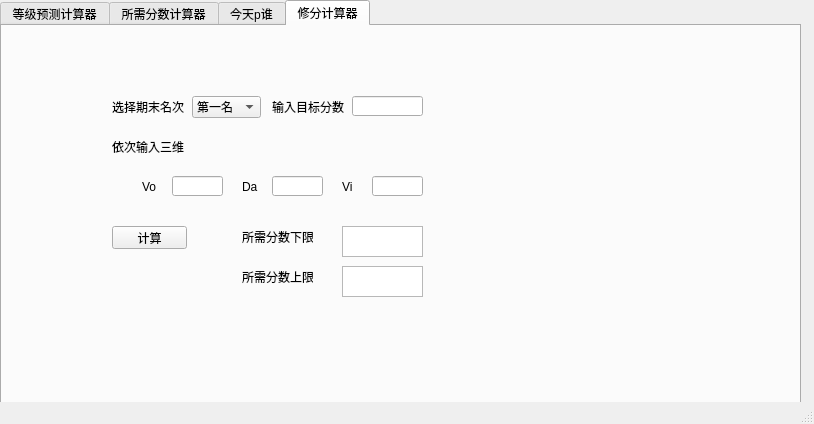
<?xml version="1.0" encoding="UTF-8"?>
<ui version="4.0">
 <class>MainWindow</class>
 <widget class="QMainWindow" name="MainWindow">
  <property name="geometry">
   <rect>
    <x>0</x>
    <y>0</y>
    <width>814</width>
    <height>424</height>
   </rect>
  </property>
  <property name="windowTitle">
   <string>MainWindow</string>
  </property>
  <widget class="QWidget" name="centralwidget">
   <widget class="QTabWidget" name="tabWidget">
    <property name="geometry">
     <rect>
      <x>0</x>
      <y>0</y>
      <width>801</width>
      <height>571</height>
     </rect>
    </property>
    <property name="currentIndex">
     <number>3</number>
    </property>
    <widget class="QWidget" name="tab_1">
     <attribute name="title">
      <string>等级预测计算器</string>
     </attribute>
     <widget class="QComboBox" name="comboBox">
      <property name="geometry">
       <rect>
        <x>190</x>
        <y>70</y>
        <width>69</width>
        <height>22</height>
       </rect>
      </property>
      <item>
       <property name="text">
        <string>第一名</string>
       </property>
      </item>
      <item>
       <property name="text">
        <string>第二名</string>
       </property>
      </item>
      <item>
       <property name="text">
        <string>第三名</string>
       </property>
      </item>
      <item>
       <property name="text">
        <string>未进入前三</string>
       </property>
      </item>
     </widget>
     <widget class="QLabel" name="label_5">
      <property name="geometry">
       <rect>
        <x>240</x>
        <y>150</y>
        <width>21</width>
        <height>21</height>
       </rect>
      </property>
      <property name="text">
       <string>Da</string>
      </property>
      <property name="buddy">
       <cstring>lineEdit_3</cstring>
      </property>
     </widget>
     <widget class="QLabel" name="label_8">
      <property name="geometry">
       <rect>
        <x>220</x>
        <y>240</y>
        <width>71</width>
        <height>21</height>
       </rect>
      </property>
      <property name="text">
       <string>预测等级</string>
      </property>
      <property name="buddy">
       <cstring>textBrowser_2</cstring>
      </property>
     </widget>
     <widget class="QLabel" name="label_2">
      <property name="geometry">
       <rect>
        <x>270</x>
        <y>70</y>
        <width>81</width>
        <height>21</height>
       </rect>
      </property>
      <property name="text">
       <string>输入期末分数</string>
      </property>
      <property name="buddy">
       <cstring>lineEdit</cstring>
      </property>
     </widget>
     <widget class="QPushButton" name="pushButton">
      <property name="geometry">
       <rect>
        <x>110</x>
        <y>200</y>
        <width>75</width>
        <height>23</height>
       </rect>
      </property>
      <property name="text">
       <string>计算</string>
      </property>
     </widget>
     <widget class="QLabel" name="label_4">
      <property name="geometry">
       <rect>
        <x>140</x>
        <y>150</y>
        <width>21</width>
        <height>21</height>
       </rect>
      </property>
      <property name="text">
       <string>Vo</string>
      </property>
      <property name="buddy">
       <cstring>lineEdit_2</cstring>
      </property>
     </widget>
     <widget class="QLabel" name="label_7">
      <property name="geometry">
       <rect>
        <x>220</x>
        <y>200</y>
        <width>71</width>
        <height>21</height>
       </rect>
      </property>
      <property name="text">
       <string>预测分数</string>
      </property>
      <property name="buddy">
       <cstring>textBrowser</cstring>
      </property>
     </widget>
     <widget class="QLabel" name="label_3">
      <property name="geometry">
       <rect>
        <x>110</x>
        <y>110</y>
        <width>81</width>
        <height>21</height>
       </rect>
      </property>
      <property name="text">
       <string>依次输入三维</string>
      </property>
     </widget>
     <widget class="QLabel" name="label_6">
      <property name="geometry">
       <rect>
        <x>340</x>
        <y>150</y>
        <width>21</width>
        <height>21</height>
       </rect>
      </property>
      <property name="text">
       <string>Vi</string>
      </property>
      <property name="buddy">
       <cstring>lineEdit_4</cstring>
      </property>
     </widget>
     <widget class="QLabel" name="label">
      <property name="geometry">
       <rect>
        <x>110</x>
        <y>70</y>
        <width>81</width>
        <height>21</height>
       </rect>
      </property>
      <property name="text">
       <string>选择期末名次</string>
      </property>
      <property name="buddy">
       <cstring>comboBox</cstring>
      </property>
     </widget>
     <widget class="QLineEdit" name="lineEdit">
      <property name="geometry">
       <rect>
        <x>350</x>
        <y>70</y>
        <width>71</width>
        <height>20</height>
       </rect>
      </property>
     </widget>
     <widget class="QLineEdit" name="lineEdit_2">
      <property name="geometry">
       <rect>
        <x>170</x>
        <y>150</y>
        <width>51</width>
        <height>20</height>
       </rect>
      </property>
     </widget>
     <widget class="QLineEdit" name="lineEdit_3">
      <property name="geometry">
       <rect>
        <x>270</x>
        <y>150</y>
        <width>51</width>
        <height>20</height>
       </rect>
      </property>
     </widget>
     <widget class="QLineEdit" name="lineEdit_4">
      <property name="geometry">
       <rect>
        <x>370</x>
        <y>150</y>
        <width>51</width>
        <height>20</height>
       </rect>
      </property>
     </widget>
     <widget class="QTextBrowser" name="textBrowser">
      <property name="geometry">
       <rect>
        <x>280</x>
        <y>200</y>
        <width>141</width>
        <height>31</height>
       </rect>
      </property>
     </widget>
     <widget class="QTextBrowser" name="textBrowser_2">
      <property name="geometry">
       <rect>
        <x>280</x>
        <y>240</y>
        <width>141</width>
        <height>31</height>
       </rect>
      </property>
     </widget>
    </widget>
    <widget class="QWidget" name="tab_2">
     <attribute name="title">
      <string>所需分数计算器</string>
     </attribute>
     <widget class="QComboBox" name="comboBox_2">
      <property name="geometry">
       <rect>
        <x>190</x>
        <y>70</y>
        <width>69</width>
        <height>22</height>
       </rect>
      </property>
      <item>
       <property name="text">
        <string>C+</string>
       </property>
      </item>
      <item>
       <property name="text">
        <string>B</string>
       </property>
      </item>
      <item>
       <property name="text">
        <string>B+</string>
       </property>
      </item>
      <item>
       <property name="text">
        <string>A</string>
       </property>
      </item>
      <item>
       <property name="text">
        <string>A+</string>
       </property>
      </item>
      <item>
       <property name="text">
        <string>S</string>
       </property>
      </item>
     </widget>
     <widget class="QLabel" name="label_9">
      <property name="geometry">
       <rect>
        <x>110</x>
        <y>70</y>
        <width>81</width>
        <height>21</height>
       </rect>
      </property>
      <property name="text">
       <string>选择目标等级</string>
      </property>
      <property name="buddy">
       <cstring>comboBox_2</cstring>
      </property>
     </widget>
     <widget class="QLabel" name="label_10">
      <property name="geometry">
       <rect>
        <x>270</x>
        <y>70</y>
        <width>81</width>
        <height>21</height>
       </rect>
      </property>
      <property name="text">
       <string>选择预测名次</string>
      </property>
      <property name="buddy">
       <cstring>comboBox_3</cstring>
      </property>
     </widget>
     <widget class="QComboBox" name="comboBox_3">
      <property name="geometry">
       <rect>
        <x>350</x>
        <y>70</y>
        <width>69</width>
        <height>22</height>
       </rect>
      </property>
      <item>
       <property name="text">
        <string>第一名</string>
       </property>
      </item>
      <item>
       <property name="text">
        <string>第二名</string>
       </property>
      </item>
      <item>
       <property name="text">
        <string>第三名</string>
       </property>
      </item>
      <item>
       <property name="text">
        <string>未进入前三</string>
       </property>
      </item>
     </widget>
     <widget class="QLabel" name="label_11">
      <property name="geometry">
       <rect>
        <x>110</x>
        <y>110</y>
        <width>101</width>
        <height>21</height>
       </rect>
      </property>
      <property name="text">
       <string>依次输入当前三维</string>
      </property>
     </widget>
     <widget class="QLineEdit" name="lineEdit_5">
      <property name="geometry">
       <rect>
        <x>170</x>
        <y>150</y>
        <width>51</width>
        <height>20</height>
       </rect>
      </property>
      <property name="text">
       <string/>
      </property>
     </widget>
     <widget class="QLabel" name="label_12">
      <property name="geometry">
       <rect>
        <x>240</x>
        <y>150</y>
        <width>21</width>
        <height>21</height>
       </rect>
      </property>
      <property name="text">
       <string>Da</string>
      </property>
      <property name="buddy">
       <cstring>lineEdit_3</cstring>
      </property>
     </widget>
     <widget class="QLineEdit" name="lineEdit_6">
      <property name="geometry">
       <rect>
        <x>270</x>
        <y>150</y>
        <width>51</width>
        <height>20</height>
       </rect>
      </property>
      <property name="text">
       <string/>
      </property>
     </widget>
     <widget class="QLabel" name="label_13">
      <property name="geometry">
       <rect>
        <x>340</x>
        <y>150</y>
        <width>21</width>
        <height>21</height>
       </rect>
      </property>
      <property name="text">
       <string>Vi</string>
      </property>
      <property name="buddy">
       <cstring>lineEdit_4</cstring>
      </property>
     </widget>
     <widget class="QLabel" name="label_14">
      <property name="geometry">
       <rect>
        <x>140</x>
        <y>150</y>
        <width>21</width>
        <height>21</height>
       </rect>
      </property>
      <property name="text">
       <string>Vo</string>
      </property>
      <property name="buddy">
       <cstring>lineEdit_2</cstring>
      </property>
     </widget>
     <widget class="QLineEdit" name="lineEdit_7">
      <property name="geometry">
       <rect>
        <x>370</x>
        <y>150</y>
        <width>51</width>
        <height>20</height>
       </rect>
      </property>
      <property name="text">
       <string/>
      </property>
     </widget>
     <widget class="QPushButton" name="pushButton_2">
      <property name="geometry">
       <rect>
        <x>110</x>
        <y>200</y>
        <width>75</width>
        <height>23</height>
       </rect>
      </property>
      <property name="text">
       <string>计算</string>
      </property>
     </widget>
     <widget class="QTextBrowser" name="textBrowser_3">
      <property name="geometry">
       <rect>
        <x>340</x>
        <y>200</y>
        <width>81</width>
        <height>31</height>
       </rect>
      </property>
     </widget>
     <widget class="QTextBrowser" name="textBrowser_4">
      <property name="geometry">
       <rect>
        <x>340</x>
        <y>240</y>
        <width>81</width>
        <height>31</height>
       </rect>
      </property>
     </widget>
     <widget class="QLabel" name="label_16">
      <property name="geometry">
       <rect>
        <x>250</x>
        <y>200</y>
        <width>81</width>
        <height>21</height>
       </rect>
      </property>
      <property name="text">
       <string>所需分数下限</string>
      </property>
      <property name="buddy">
       <cstring>textBrowser</cstring>
      </property>
     </widget>
     <widget class="QLabel" name="label_17">
      <property name="geometry">
       <rect>
        <x>250</x>
        <y>240</y>
        <width>81</width>
        <height>21</height>
       </rect>
      </property>
      <property name="text">
       <string>所需分数上限</string>
      </property>
      <property name="buddy">
       <cstring>textBrowser</cstring>
      </property>
     </widget>
    </widget>
    <widget class="QWidget" name="tab">
     <attribute name="title">
      <string>今天p谁</string>
     </attribute>
     <widget class="QPushButton" name="pushButton_3">
      <property name="geometry">
       <rect>
        <x>260</x>
        <y>290</y>
        <width>75</width>
        <height>23</height>
       </rect>
      </property>
      <property name="text">
       <string>开始</string>
      </property>
     </widget>
     <widget class="QTextBrowser" name="textBrowser_5">
      <property name="geometry">
       <rect>
        <x>180</x>
        <y>230</y>
        <width>231</width>
        <height>41</height>
       </rect>
      </property>
     </widget>
     <widget class="QLabel" name="label_15">
      <property name="geometry">
       <rect>
        <x>230</x>
        <y>30</y>
        <width>136</width>
        <height>160</height>
       </rect>
      </property>
      <property name="maximumSize">
       <size>
        <width>400</width>
        <height>400</height>
       </size>
      </property>
      <property name="text">
       <string/>
      </property>
     </widget>
    </widget>
    <widget class="QWidget" name="tab_3">
     <attribute name="title">
      <string>修分计算器</string>
     </attribute>
     <widget class="QLineEdit" name="lineEdit_8">
      <property name="geometry">
       <rect>
        <x>370</x>
        <y>150</y>
        <width>51</width>
        <height>20</height>
       </rect>
      </property>
     </widget>
     <widget class="QLabel" name="label_18">
      <property name="geometry">
       <rect>
        <x>140</x>
        <y>150</y>
        <width>21</width>
        <height>21</height>
       </rect>
      </property>
      <property name="text">
       <string>Vo</string>
      </property>
      <property name="buddy">
       <cstring>lineEdit_2</cstring>
      </property>
     </widget>
     <widget class="QLabel" name="label_19">
      <property name="geometry">
       <rect>
        <x>240</x>
        <y>200</y>
        <width>71</width>
        <height>21</height>
       </rect>
      </property>
      <property name="text">
       <string>所需分数下限</string>
      </property>
      <property name="buddy">
       <cstring>textBrowser</cstring>
      </property>
     </widget>
     <widget class="QLabel" name="label_20">
      <property name="geometry">
       <rect>
        <x>240</x>
        <y>240</y>
        <width>71</width>
        <height>21</height>
       </rect>
      </property>
      <property name="text">
       <string>所需分数上限</string>
      </property>
      <property name="buddy">
       <cstring>textBrowser_2</cstring>
      </property>
     </widget>
     <widget class="QLabel" name="label_21">
      <property name="geometry">
       <rect>
        <x>110</x>
        <y>70</y>
        <width>81</width>
        <height>21</height>
       </rect>
      </property>
      <property name="text">
       <string>选择期末名次</string>
      </property>
      <property name="buddy">
       <cstring>comboBox</cstring>
      </property>
     </widget>
     <widget class="QTextBrowser" name="textBrowser_6">
      <property name="geometry">
       <rect>
        <x>340</x>
        <y>240</y>
        <width>81</width>
        <height>31</height>
       </rect>
      </property>
     </widget>
     <widget class="QLabel" name="label_22">
      <property name="geometry">
       <rect>
        <x>270</x>
        <y>70</y>
        <width>81</width>
        <height>21</height>
       </rect>
      </property>
      <property name="text">
       <string>输入目标分数</string>
      </property>
      <property name="buddy">
       <cstring>lineEdit</cstring>
      </property>
     </widget>
     <widget class="QLabel" name="label_23">
      <property name="geometry">
       <rect>
        <x>110</x>
        <y>110</y>
        <width>81</width>
        <height>21</height>
       </rect>
      </property>
      <property name="text">
       <string>依次输入三维</string>
      </property>
     </widget>
     <widget class="QLabel" name="label_24">
      <property name="geometry">
       <rect>
        <x>340</x>
        <y>150</y>
        <width>21</width>
        <height>21</height>
       </rect>
      </property>
      <property name="text">
       <string>Vi</string>
      </property>
      <property name="buddy">
       <cstring>lineEdit_4</cstring>
      </property>
     </widget>
     <widget class="QLabel" name="label_25">
      <property name="geometry">
       <rect>
        <x>240</x>
        <y>150</y>
        <width>21</width>
        <height>21</height>
       </rect>
      </property>
      <property name="text">
       <string>Da</string>
      </property>
      <property name="buddy">
       <cstring>lineEdit_3</cstring>
      </property>
     </widget>
     <widget class="QTextBrowser" name="textBrowser_7">
      <property name="geometry">
       <rect>
        <x>340</x>
        <y>200</y>
        <width>81</width>
        <height>31</height>
       </rect>
      </property>
     </widget>
     <widget class="QPushButton" name="pushButton_4">
      <property name="geometry">
       <rect>
        <x>110</x>
        <y>200</y>
        <width>75</width>
        <height>23</height>
       </rect>
      </property>
      <property name="text">
       <string>计算</string>
      </property>
     </widget>
     <widget class="QLineEdit" name="lineEdit_9">
      <property name="geometry">
       <rect>
        <x>350</x>
        <y>70</y>
        <width>71</width>
        <height>20</height>
       </rect>
      </property>
     </widget>
     <widget class="QLineEdit" name="lineEdit_10">
      <property name="geometry">
       <rect>
        <x>170</x>
        <y>150</y>
        <width>51</width>
        <height>20</height>
       </rect>
      </property>
     </widget>
     <widget class="QComboBox" name="comboBox_4">
      <property name="geometry">
       <rect>
        <x>190</x>
        <y>70</y>
        <width>69</width>
        <height>22</height>
       </rect>
      </property>
      <item>
       <property name="text">
        <string>第一名</string>
       </property>
      </item>
      <item>
       <property name="text">
        <string>第二名</string>
       </property>
      </item>
      <item>
       <property name="text">
        <string>第三名</string>
       </property>
      </item>
      <item>
       <property name="text">
        <string>未进入前三</string>
       </property>
      </item>
     </widget>
     <widget class="QLineEdit" name="lineEdit_11">
      <property name="geometry">
       <rect>
        <x>270</x>
        <y>150</y>
        <width>51</width>
        <height>20</height>
       </rect>
      </property>
     </widget>
    </widget>
   </widget>
  </widget>
  <widget class="QMenuBar" name="menubar">
   <property name="geometry">
    <rect>
     <x>0</x>
     <y>0</y>
     <width>814</width>
     <height>23</height>
    </rect>
   </property>
  </widget>
  <widget class="QStatusBar" name="statusbar"/>
 </widget>
 <resources/>
 <connections/>
</ui>
